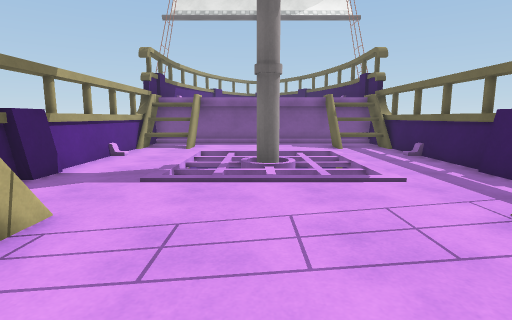
View 1 (above)

12 first-person views from a walk through a scene from a Unity 3-D project. The camera is 1.2 m above the floor, tilts 8° down and sees 80° across. The floor is counted in squares, 1 m on a side. Each view is taken from the middle of a square. On the plan, view 1 faces up. The plan holds only what a view shows up to about 13 squares ahead; the rest is blank. The place goes on beyond the plan. Door leaves are left out, so doorways stand open. Surface patterns are stand-ins for the level's own textures.

View 2
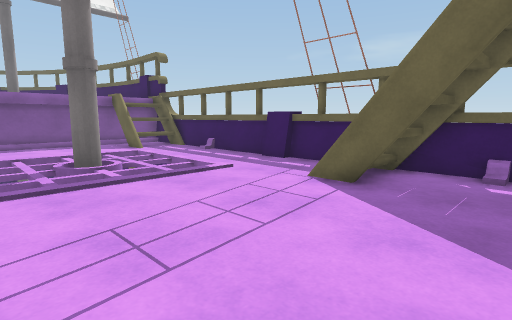

View 3
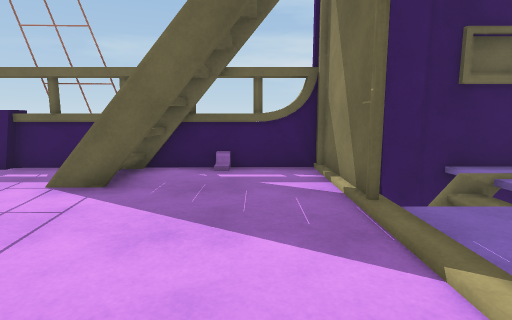

View 4
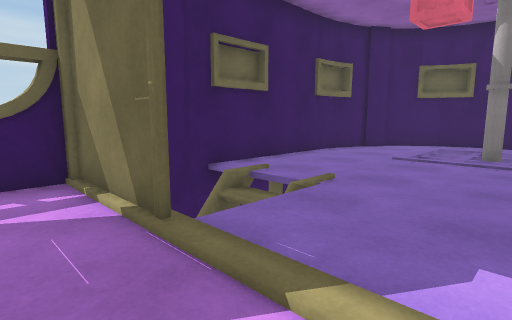

View 5
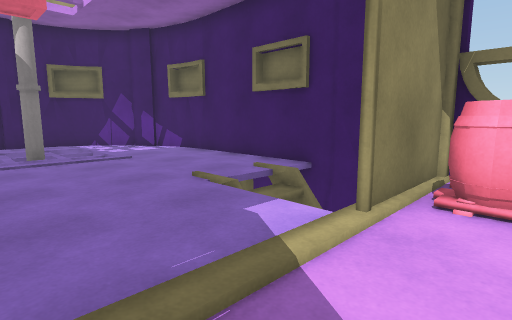

View 6
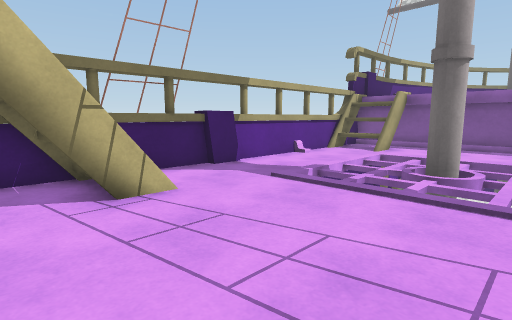

View 7
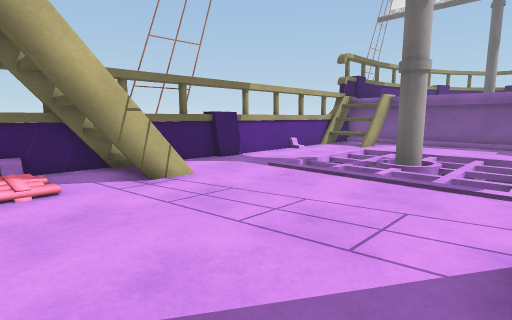

View 8
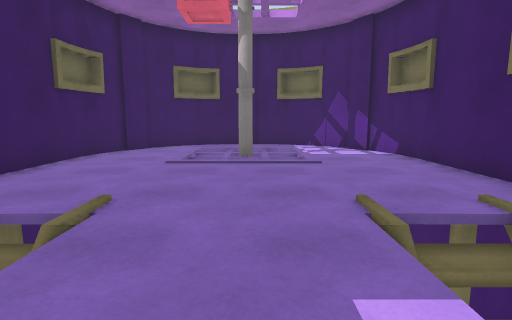

View 9
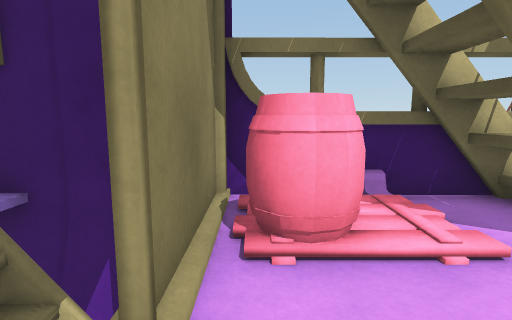

View 10
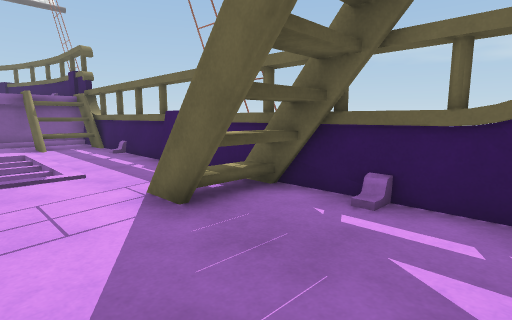

View 11
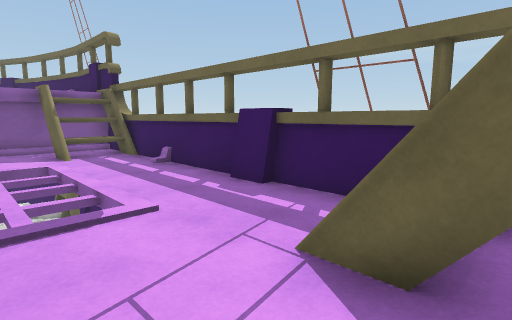

View 12
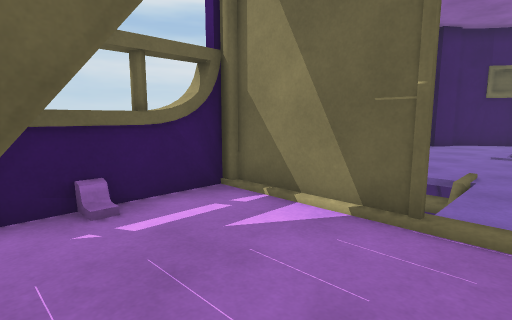

### Floor plan
Key: @ floor where view 1 was taken; # wall or solid block; . floor; D open door; = window, fence, low wall or low ledge; v drop or lower ground; B barrel.
Columns run from 5 left of view 1 to 6 right of it. Each row starts with its distance up from view 1.
 14   #########v
 13 ###.....###v
 12 #==.....==#v
 11 #.........#
 10 #..vvvvv..#v
  9 #..vvvvv..#v
  8 #..vvvvv..#
  7 #...vvvv..##
  6 #..vvvvv..##
  5 #.........##
  4 #.........##
  3 #=#.....#=##
  2 ###.....###
  1 ###.......#v
  0 ##B..@....#v
 -1 ##B.......#v
 -2 #vv#DDDD###
 -3 #vv ...v vv
 -4 #vvv....vvv
 -5 #..........#
 -6 #..........#
 -7 #..........#
 -8 #..........#
 -9 #...vv.....#
-10 #...vvvv..#
-11 #...vvvv..#
-12  #..vvvv..#
-13  ##......#
-14   #v....#v
-15     # ##

Where each view was taken, in squares from view 1:
view 1: 0 up, 0 right, facing up
view 2: 0 up, 2 left, facing up-right
view 3: 0 up, 2 left, facing right
view 4: 0 up, 1 left, facing down-right
view 5: 0 up, 2 right, facing down-left
view 6: 1 up, 2 right, facing up-left
view 7: 0 up, 3 right, facing up-left
view 8: 1 down, 0 right, facing down
view 9: 1 down, 0 right, facing left
view 10: 1 down, 1 right, facing up-right
view 11: 2 up, 1 right, facing up-right
view 12: 2 up, 1 right, facing down-right
